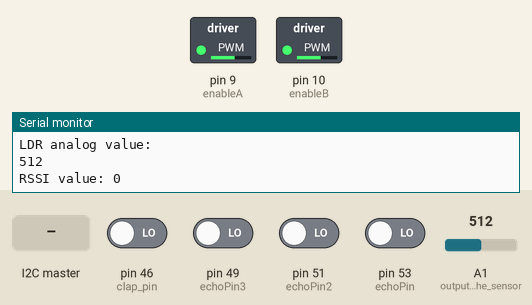
This sketch was run on a simulated Arduino Mega 2560, built with avr-gcc and run on an emulated ATmega2560. On the bench: switched loads named in the sketch (green lamp = pin HIGH), the last lines printed to the serial monitor. Inputs (shaded band) come from the test bench; at power-on: pin 46 (clap_pin), pin 49 (echoPin3), pin 51 (echoPin2), pin 53 (echoPin) LOW, A1 (output_of_the_sensor) = 512. Pins used as bus, display or sensor lines are not drawn.

Above: at 1.2 s.
1.3 s: the I2C master sends the byte 1
2.8 s: the I2C master sends the byte 200
At 5.5 s:
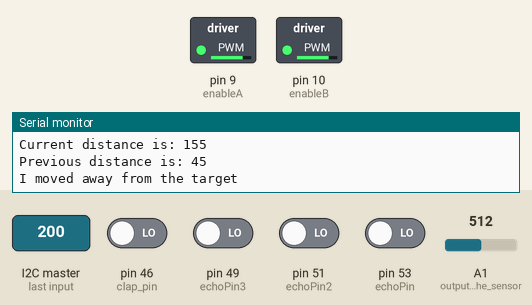
Timing chart, 0 to 7.0 s (numbered marks = the images above; inputs shaded):
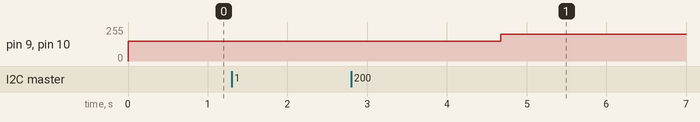

The sketch:

FinalCode.ino
```cpp
#include <SPI.h>
#include <Wire.h>

int counter = 0;
bool clap_detector = false;
int check = 0;
unsigned long last_event = 0;
int clap_pin = 46;// pin of the clap detector
int ldr = 0; // the initial state of the LDR
int  trigPin =  52;
int  echoPin =  53;
int  trigPin2 = 50;
int  echoPin2 = 51;
int  trigPin3 = 48;
int  echoPin3 = 49;
float duration,distance;
float duration2,distance2;
float duration3,distance3;
float obstacleright = 0;
float obstacleforward = 0;
float obstacleleft = 0;
float obstacles[3];
// Setup Motor A (front and rear) pins
int enableA = 9;
int pinA1 = 8;
int pinA2 = 7;
// Setup Motor B (front and rear) pins
int enableB = 10;
int pinB1 = 6;
int pinB2 = 5;
const float targetRSSI = 45;  // to be modified
const int ObstacleThreshold = 40;   // Threshold distance to consider an obstacle (adjust as needed)
 String direction;
 int prevDistance = 0;
 const int initiralDistance = 0;
 int RSSIValue=0;
 int currentDistance;
unsigned long timeStrored=0;

//=================================================================

void setup() {
  // put your setup code here, to run once:
  pinMode(A1, INPUT); // output of the sensor (LDR)
  pinMode(clap_pin, INPUT);// clapping input from the sound sensor
  pinMode(trigPin, OUTPUT);
  pinMode(echoPin,INPUT);
  pinMode(trigPin2, OUTPUT);
  pinMode(echoPin2,INPUT);
  pinMode(trigPin3, OUTPUT);
  pinMode(echoPin3,INPUT);
  //motors setup
  enableMotors() ;
  Serial.begin(9600);
  Wire.begin(9);
  Wire.onReceive(receiveEvent);
  currentDistance = abs(RSSIValue - targetRSSI);


}
void receiveEvent(int bytes){
  RSSIValue = Wire.read();
}


void loop() {

  if(currentDistance>0 && check==0){
     prevDistance = currentDistance;
     forward();

     delay(500);
     breakRobot();
     check=1;

  }
  counter++;
  if(counter==2){
     prevDistance = currentDistance;
     counter =0;
  }

    ldr = analogRead(A1);
  Serial.println("LDR analog value: " );
  Serial.println(ldr);
  Serial.print("RSSI value: ");
  Serial.println(RSSIValue);
  delay(100);


  if(ldr < 900 && RSSIValue!=0)
  {  // the chair can move since there is no one sitting

    Serial.println("There is no one on the chair!");
    if(clap_detect()){ // if a clap is detected
    Serial.println("The clap is detected");

    ldr = analogRead(A0);
    if(ldr >900){ // set to make sure that if the chair is moving and someone sat on it it should stop from moving
      clap_detector = false;
      Serial.println("someone is sitting on the chair");

      }

    else{// the chair should start moving since the clap is detected and no one is sitting on it
      // obstacle detection algorithm

      obstacleright = calculate_distance1();
      delay(100);
      obstacleforward = calculate_distance2();
      delay(100);
     obstacleleft = calculate_distance3();
      delay(100);


      currentDistance = abs(RSSIValue - targetRSSI);

      Serial.print("Current distance is: ");
      Serial.println(currentDistance);
      Serial.print("Previous distance is: ");
      Serial.println(prevDistance);
      if(currentDistance<=5){
        Serial.println("Distance reached..................................");
        breakRobot();
        clap_detector = false;
        return;
      }

      if(abs(currentDistance - prevDistance)<=5 || currentDistance< prevDistance){
        // in this case the robot moved towards from the target and should reverse its direction
    if(obstacleforward<ObstacleThreshold){
      //if there is an obstacle in front
      breakRobot();
      if(obstacleright<ObstacleThreshold){
           // if there is an obstacle to the right and front
        if(obstacleleft<ObstacleThreshold){
             // if there is an obstacle to the right and front and left
          Serial.println("left right front");
          analogWrite(10,200);
          analogWrite(9,200);
          right(1600);
           Serial.println("rotate to the right 2");
          //return;
        }else{

          analogWrite(10,200);
          analogWrite(9,200);
        left(900);
        Serial.println(" right front");
        Serial.println("rotate to the left");
        }
       // return;
      }else if(obstacleleft<ObstacleThreshold){
        analogWrite(10,200);
          analogWrite(9,200);
        right(900);
         Serial.println("rotate to the right");
         Serial.println("left front");
        //return;
      }else{
        analogWrite(10,200);
          analogWrite(9,200);
      right(900);
       Serial.println("rotate to the right");
       Serial.println("front");
      //return;
      }
    }
    else if(obstacleforward>ObstacleThreshold){
      //if there is no obstacle in front
      if(obstacleleft<ObstacleThreshold){
        // if there is an obstacle to the right
        if(obstacleright<ObstacleThreshold){
          // if there is an obstacle to the left
          analogWrite(10,200);
          analogWrite(9,200);
          right(1800);
           Serial.println("rotate to the right 2");
          Serial.println("left right");
         // return;
        }else{

          analogWrite(10,200);
          analogWrite(9,200);
        right(900);
         Serial.println("rotate to the right");
        Serial.println(" left");
        }
        //return;
      }else if(obstacleright<ObstacleThreshold){
      analogWrite(10,200);
          analogWrite(9,200);

        left(900);
         Serial.println("rotate to the left");
        Serial.println("right");
       // return;

      }
      else{
          analogWrite(10,150);
          analogWrite(9,150);

          forward();
      prevDistance =  currentDistance;
      Serial.println("Moving forward");
      return;
      }
    }
      }else{
        // in this case the robot moved away from the target and should reverse its direction
        Serial.println("I moved away from the target");
        analogWrite(10,200);
        analogWrite(9,200);
        right(19000);
        breakRobot();
        delay(1000);
        return;
        // after reversing the direction move normally

      }
     }
    }
  }
}

bool clap_detect() {
  int output = digitalRead(clap_pin);
  if (output == LOW) {
      Serial.println("Clap sound was detected!");
      clap_detector = true;
      return clap_detector;
  }
  return clap_detector;
}

int calculate_distance1(){

  digitalWrite(trigPin,LOW);
  delay(2);
  digitalWrite(trigPin,HIGH);
  delay(10); //sending a pulse of duration 10 micro seconds to trigger the signal of the sensor
  digitalWrite(trigPin,LOW);

  // measuring the distance from the pulse response
  duration = pulseIn(echoPin,HIGH);

  // DETERMINE THE DISTANCE FRIN DURATION BY USING THAT THE speed of sound is 343 meters/s

  distance = (duration/2)*0.0343;

  Serial.println("distance 1: " + String(distance));
  return distance;

}

int calculate_distance2(){

 digitalWrite(trigPin2,LOW);
  delay(2);
  digitalWrite(trigPin2,HIGH);
  delay(10); //sending a pulse of duration 10 micro seconds to trigger the signal of the sensor
  digitalWrite(trigPin2,LOW);

  // measuring thr distance from the pulse response
  duration2 = pulseIn(echoPin2,HIGH);

  // DETERMINE THE DISTANCE FRIN DURATION BY USING THAT THE speed of sound is 343 meters/s

  distance2 = (duration2/2)*0.0343;

  Serial.println("distance 2: " + String(distance2));
  return distance2;
}

int calculate_distance3(){
   digitalWrite(trigPin3,LOW);
  delay(2);
  digitalWrite(trigPin3,HIGH);
  delay(10); //seding a pulse of duration 10 micro seconds to trigger the signal of the sensor
  digitalWrite(trigPin3,LOW);

  // measuring thr distance from the pulse response
  duration3 = pulseIn(echoPin3,HIGH);

  // DETERMINE THE DISTANCE FRIN DURATION BY USING THAT THE speed of sound is 343 meters/s

  distance3 = (duration3/2)*0.0343;

  Serial.println("distance 3: " + String(distance3));
  return distance3;

}


// Create motor functions
void motorAforward() {
   digitalWrite (pinA1, LOW);
 digitalWrite (pinA2, HIGH);

}
void motorBforward() {
  digitalWrite (pinB1, LOW);
 digitalWrite (pinB2, HIGH);

}
void motorAbackward() {
 digitalWrite (pinA1, HIGH);
 digitalWrite (pinA2, LOW);
}
void motorBbackward() {
 digitalWrite (pinB1, HIGH);
 digitalWrite (pinB2, LOW);
}
void motorAstop() {
 digitalWrite (pinA1, HIGH);
 digitalWrite (pinA2, HIGH);
}
void motorBstop() {
 digitalWrite (pinB1, HIGH);
 digitalWrite (pinB2, HIGH);
}
void motorAcoast() {
 digitalWrite (pinA1, LOW);
 digitalWrite (pinA2, LOW);
}
void motorBcoast() {
 digitalWrite (pinB1, LOW);
 digitalWrite (pinB2, LOW);
}
void motorAon() {
  analogWrite(9,150);

}
void motorBon() {
 analogWrite(10,150);

}
void motorAoff(){
 digitalWrite (enableA, LOW);
}

void motorBoff() {
 digitalWrite (enableB, LOW);
}

// Setup movement functions
void forward () {

 motorAforward();
 motorBforward();
}
void backward (int duration) {
 motorAbackward();
 motorBbackward();
 delay (duration);
}
void right (int duration) {
 motorAbackward();
 motorBforward();
 delay (duration);
 breakRobot();
}
void left (int duration) {
 motorAforward();
 motorBbackward();
 delay (duration);
  breakRobot();
}
void coast (int duration) {
 motorAcoast();
 motorBcoast();
 delay (duration);
}
void breakRobot () {
 motorAstop();
 motorBstop();
}
void disableMotors() {
 motorAoff();
 motorBoff();
}
void enableMotors() {
  digitalWrite (pinA1, LOW);
 digitalWrite (pinA2, LOW);
  digitalWrite (pinB1, LOW);
 digitalWrite (pinB2, LOW);
 motorAon();
 motorBon();
}
// This function only runs if an obstacle within 15cm is detected
void avoidLeft()
{
    backward(500);
    right(360);
}
void avoidRight()
{
    backward(500);
    left(360);
}
```
